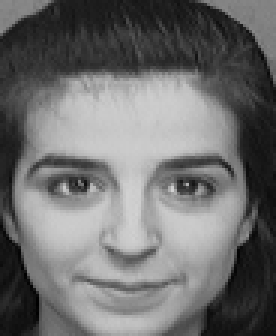
%> input picture DIPDatasets/dataset/s10/5.pgm, 92 x 112 px (shown 3 times larger)
$ octave --eval "result = myHE('../../../../DIPDatasets/dataset/s10/5.pgm');"   (GNU Octave 9; MATLAB toolbox functions it lacks are replaced by stand-ins)
%> lines starting %> are read from the running program, lines starting %| are printed output that depends on the picture
### Assignment1/assignment1_GrayTrans/2/code/createPdf.m
function pdf = createPdf(image, center_r, center_c, half_size_r, half_size_c)
pdf = zeros(256,1);
point_count = 0;

for i = center_r-half_size_r:center_r+half_size_r
    for j = center_c-half_size_c:center_c+half_size_c
        if (i <= 0 || i > size(image, 1) || j <= 0 || j > size(image, 2))
          continue
        end

        pdf(image(i,j)+1, 1) = pdf(image(i,j)+1, 1) + 1;
        point_count = point_count + 1;
    end
end
display(pdf);
pdf = pdf/point_count;
end

### Assignment1/assignment1_GrayTrans/2/code/createCdf.m
function cdf = createCdf(pdf)
cdf = zeros(256,1);

cdf(1,1) = pdf(1,1);
for i = 2:size(pdf)
   cdf(i,1) = cdf(i-1,1) + pdf(i,1);
end

end

### Assignment1/assignment1_GrayTrans/2/code/myHE.m
function out_image = myHE(filename)
%> called with filename = '../../../../DIPDatasets/dataset/s10/5.pgm'
image = imread(filename);
%> image is the input picture: size 112x92 uint8; min 0, max 210, mean 110.3

rows_by_2 = uint32(size(image, 1)/2);
%> rows_by_2 = 56
col_by_2 = uint32(size(image, 2)/2);
%> col_by_2 = 46

pdf = createPdf(image, rows_by_2, col_by_2, rows_by_2+1, col_by_2+1);
%> after the loop in createPdf, `for i = center_r-half_size_r:center_r+half_size_r`: pdf = 256 values, max 178 at index 202, min 0 at index 212, mean 40.25; point_count = 10304
%> (printed output is left out)
%> in createPdf, `pdf = pdf/point_count;`: pdf = 256 values, max 0.0173 at index 202, min 0 at index 212, mean 0.00391
%[pdf, levels] = imhist(image);
%pdf = pdf / numel(levels);
cdf = createCdf(pdf);
%> after the loop in createCdf, `for i = 2:size(pdf)`: cdf = 256 values from 9.7e-05 to 1
%> cdf = 256 values from 9.7e-05 to 1
%scatter(1:256, cdf);

out_image = zeros(size(image, 1), size(image, 2));

for i = 1:size(image, 1)
    for j = 1:size(image, 2)
        out_image(i,j) = cdf(image(i,j)+1)*255;
    end
end
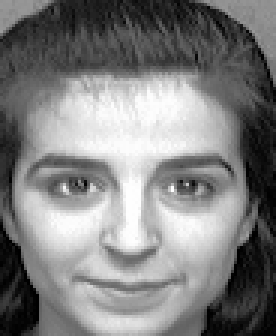
%> out_image: size 112x92 double (shown 3 times larger); min 0.0247, max 255, mean 128.3

out_image = uint8(out_image);
%> out_image: size 112x92 uint8

%out_pdf = createPdf(out_image, rows_by_2, col_by_2, rows_by_2+1, col_by_2+1);
%out_cdf = createCdf(out_pdf);
%scatter(1:256, out_cdf);

imshow(out_image);

end
